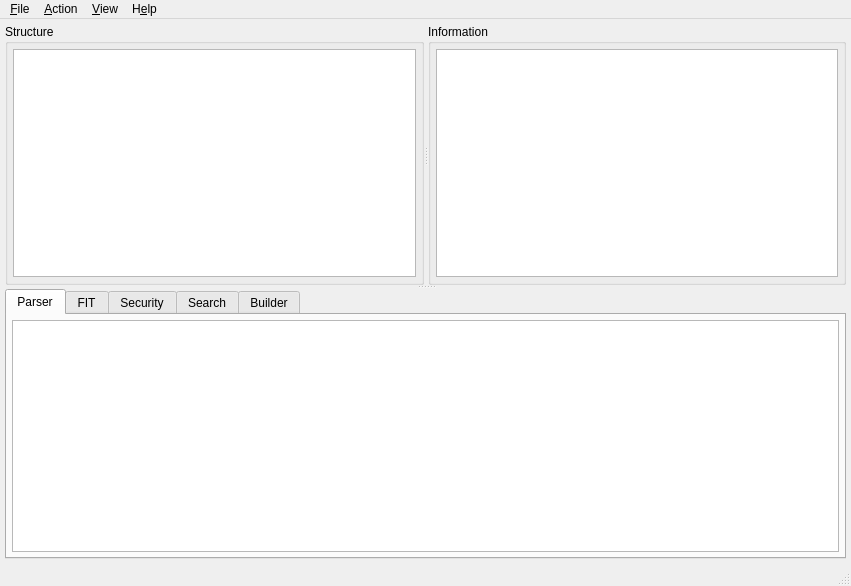
<?xml version="1.0" encoding="UTF-8"?>
<ui version="4.0">
 <class>UEFITool</class>
 <widget class="QMainWindow" name="UEFITool">
  <property name="geometry">
   <rect>
    <x>0</x>
    <y>0</y>
    <width>851</width>
    <height>586</height>
   </rect>
  </property>
  <property name="sizePolicy">
   <sizepolicy hsizetype="Expanding" vsizetype="Expanding">
    <horstretch>0</horstretch>
    <verstretch>0</verstretch>
   </sizepolicy>
  </property>
  <property name="acceptDrops">
   <bool>true</bool>
  </property>
  <property name="windowTitle">
   <string>UEFITool</string>
  </property>
  <widget class="QWidget" name="centralWidget">
   <property name="sizePolicy">
    <sizepolicy hsizetype="Expanding" vsizetype="Expanding">
     <horstretch>0</horstretch>
     <verstretch>0</verstretch>
    </sizepolicy>
   </property>
   <layout class="QHBoxLayout" name="horizontalLayout_1">
    <property name="spacing">
     <number>0</number>
    </property>
    <property name="leftMargin">
     <number>5</number>
    </property>
    <property name="topMargin">
     <number>5</number>
    </property>
    <property name="rightMargin">
     <number>5</number>
    </property>
    <property name="bottomMargin">
     <number>5</number>
    </property>
    <item>
     <widget class="QSplitter" name="messagesSplitter">
      <property name="orientation">
       <enum>Qt::Vertical</enum>
      </property>
      <widget class="QSplitter" name="infoSplitter">
       <property name="orientation">
        <enum>Qt::Horizontal</enum>
       </property>
       <widget class="QGroupBox" name="structureGroupBox">
        <property name="title">
         <string>Structure</string>
        </property>
        <layout class="QHBoxLayout" name="horizontalLayout_2">
         <property name="spacing">
          <number>0</number>
         </property>
         <property name="leftMargin">
          <number>5</number>
         </property>
         <property name="topMargin">
          <number>5</number>
         </property>
         <property name="rightMargin">
          <number>5</number>
         </property>
         <property name="bottomMargin">
          <number>5</number>
         </property>
         <item>
          <widget class="QTreeView" name="structureTreeView">
           <property name="sizePolicy">
            <sizepolicy hsizetype="Expanding" vsizetype="Expanding">
             <horstretch>0</horstretch>
             <verstretch>0</verstretch>
            </sizepolicy>
           </property>
           <property name="indentation">
            <number>10</number>
           </property>
           <property name="headerHidden">
            <bool>false</bool>
           </property>
           <attribute name="headerCascadingSectionResizes">
            <bool>true</bool>
           </attribute>
           <attribute name="headerDefaultSectionSize">
            <number>200</number>
           </attribute>
           <attribute name="headerStretchLastSection">
            <bool>true</bool>
           </attribute>
          </widget>
         </item>
        </layout>
       </widget>
       <widget class="QGroupBox" name="infoGroupBox">
        <property name="title">
         <string>Information</string>
        </property>
        <layout class="QHBoxLayout" name="horizontalLayout_3">
         <property name="spacing">
          <number>0</number>
         </property>
         <property name="leftMargin">
          <number>5</number>
         </property>
         <property name="topMargin">
          <number>5</number>
         </property>
         <property name="rightMargin">
          <number>5</number>
         </property>
         <property name="bottomMargin">
          <number>5</number>
         </property>
         <item>
          <widget class="QPlainTextEdit" name="infoEdit">
           <property name="acceptDrops">
            <bool>false</bool>
           </property>
           <property name="undoRedoEnabled">
            <bool>false</bool>
           </property>
           <property name="readOnly">
            <bool>true</bool>
           </property>
          </widget>
         </item>
        </layout>
       </widget>
      </widget>
      <widget class="QTabWidget" name="messagesTabWidget">
       <property name="enabled">
        <bool>true</bool>
       </property>
       <property name="currentIndex">
        <number>0</number>
       </property>
       <widget class="QWidget" name="parserTab">
        <attribute name="title">
         <string>Parser</string>
        </attribute>
        <layout class="QHBoxLayout" name="horizontalLayout_4">
         <property name="spacing">
          <number>0</number>
         </property>
         <property name="leftMargin">
          <number>5</number>
         </property>
         <property name="topMargin">
          <number>5</number>
         </property>
         <property name="rightMargin">
          <number>5</number>
         </property>
         <property name="bottomMargin">
          <number>5</number>
         </property>
         <item>
          <widget class="QListWidget" name="parserMessagesListWidget">
           <property name="mouseTracking">
            <bool>true</bool>
           </property>
          </widget>
         </item>
        </layout>
       </widget>
       <widget class="QWidget" name="fitTab">
        <attribute name="title">
         <string>FIT</string>
        </attribute>
        <layout class="QHBoxLayout" name="horizontalLayout_5">
         <property name="spacing">
          <number>0</number>
         </property>
         <property name="leftMargin">
          <number>5</number>
         </property>
         <property name="topMargin">
          <number>5</number>
         </property>
         <property name="rightMargin">
          <number>5</number>
         </property>
         <property name="bottomMargin">
          <number>5</number>
         </property>
         <item>
          <widget class="QSplitter" name="splitter">
           <property name="orientation">
            <enum>Qt::Horizontal</enum>
           </property>
           <widget class="QTableWidget" name="fitTableWidget"/>
          </widget>
         </item>
        </layout>
       </widget>
       <widget class="QWidget" name="securityTab">
        <property name="enabled">
         <bool>true</bool>
        </property>
        <attribute name="title">
         <string>Security</string>
        </attribute>
        <layout class="QHBoxLayout" name="horizontalLayout">
         <property name="spacing">
          <number>0</number>
         </property>
         <property name="leftMargin">
          <number>5</number>
         </property>
         <property name="topMargin">
          <number>5</number>
         </property>
         <property name="rightMargin">
          <number>5</number>
         </property>
         <property name="bottomMargin">
          <number>5</number>
         </property>
         <item>
          <widget class="QPlainTextEdit" name="securityEdit">
           <property name="acceptDrops">
            <bool>false</bool>
           </property>
           <property name="undoRedoEnabled">
            <bool>false</bool>
           </property>
           <property name="readOnly">
            <bool>true</bool>
           </property>
          </widget>
         </item>
        </layout>
       </widget>
       <widget class="QWidget" name="finderTab">
        <attribute name="title">
         <string>Search</string>
        </attribute>
        <layout class="QHBoxLayout" name="horizontalLayout_6">
         <property name="spacing">
          <number>0</number>
         </property>
         <property name="leftMargin">
          <number>5</number>
         </property>
         <property name="topMargin">
          <number>5</number>
         </property>
         <property name="rightMargin">
          <number>5</number>
         </property>
         <property name="bottomMargin">
          <number>5</number>
         </property>
         <item>
          <widget class="QListWidget" name="finderMessagesListWidget">
           <property name="mouseTracking">
            <bool>true</bool>
           </property>
          </widget>
         </item>
        </layout>
       </widget>
       <widget class="QWidget" name="builderTab">
        <attribute name="title">
         <string>Builder</string>
        </attribute>
        <layout class="QHBoxLayout" name="horizontalLayout_7">
         <property name="spacing">
          <number>0</number>
         </property>
         <property name="leftMargin">
          <number>5</number>
         </property>
         <property name="topMargin">
          <number>5</number>
         </property>
         <property name="rightMargin">
          <number>5</number>
         </property>
         <property name="bottomMargin">
          <number>5</number>
         </property>
         <item>
          <widget class="QListWidget" name="builderMessagesListWidget">
           <property name="mouseTracking">
            <bool>true</bool>
           </property>
          </widget>
         </item>
        </layout>
       </widget>
      </widget>
     </widget>
    </item>
   </layout>
  </widget>
  <widget class="QStatusBar" name="statusBar"/>
  <widget class="QMenuBar" name="menuBar">
   <property name="geometry">
    <rect>
     <x>0</x>
     <y>0</y>
     <width>851</width>
     <height>31</height>
    </rect>
   </property>
   <widget class="QMenu" name="menuFile">
    <property name="title">
     <string>&amp;File</string>
    </property>
    <addaction name="actionOpenImageFile"/>
    <addaction name="actionOpenImageFileInNewWindow"/>
    <addaction name="actionSaveImageFile"/>
    <addaction name="separator"/>
    <addaction name="actionGenerateReport"/>
    <addaction name="separator"/>
    <addaction name="actionLoadGuidDatabase"/>
    <addaction name="actionLoadDefaultGuidDatabase"/>
    <addaction name="actionUnloadGuidDatabase"/>
    <addaction name="actionExportDiscoveredGuids"/>
    <addaction name="separator"/>
    <addaction name="actionQuit"/>
   </widget>
   <widget class="QMenu" name="menuHelp">
    <property name="title">
     <string>H&amp;elp</string>
    </property>
    <addaction name="actionAbout"/>
    <addaction name="actionAboutQt"/>
   </widget>
   <widget class="QMenu" name="menuAction">
    <property name="title">
     <string>&amp;Action</string>
    </property>
    <widget class="QMenu" name="menuCapsuleActions">
     <property name="enabled">
      <bool>false</bool>
     </property>
     <property name="title">
      <string>&amp;Capsule</string>
     </property>
     <addaction name="actionHexView"/>
     <addaction name="actionBodyHexView"/>
     <addaction name="actionUncompressedHexView"/>
     <addaction name="separator"/>
     <addaction name="actionExtract"/>
     <addaction name="actionExtractBody"/>
    </widget>
    <widget class="QMenu" name="menuImageActions">
     <property name="enabled">
      <bool>false</bool>
     </property>
     <property name="title">
      <string>&amp;Image</string>
     </property>
     <addaction name="actionHexView"/>
     <addaction name="separator"/>
     <addaction name="actionExtract"/>
    </widget>
    <widget class="QMenu" name="menuRegionActions">
     <property name="enabled">
      <bool>false</bool>
     </property>
     <property name="title">
      <string>&amp;Region</string>
     </property>
     <addaction name="actionHexView"/>
     <addaction name="separator"/>
     <addaction name="actionExtract"/>
     <addaction name="separator"/>
     <addaction name="actionRebuild"/>
     <addaction name="separator"/>
     <addaction name="actionReplace"/>
    </widget>
    <widget class="QMenu" name="menuPaddingActions">
     <property name="enabled">
      <bool>false</bool>
     </property>
     <property name="title">
      <string>&amp;Padding</string>
     </property>
     <addaction name="actionHexView"/>
     <addaction name="separator"/>
     <addaction name="actionExtract"/>
     <addaction name="actionReplace" />
    </widget>
    <widget class="QMenu" name="menuVolumeActions">
     <property name="enabled">
      <bool>false</bool>
     </property>
     <property name="title">
      <string>&amp;Volume</string>
     </property>
     <addaction name="actionHexView"/>
     <addaction name="actionBodyHexView"/>
     <addaction name="actionUncompressedHexView"/>
     <addaction name="separator"/>
     <addaction name="actionExtract"/>
     <addaction name="actionExtractBody"/>
     <addaction name="separator"/>
     <addaction name="actionRebuild"/>
     <addaction name="separator"/>
     <addaction name="actionInsertInto"/>
     <addaction name="separator"/>
     <addaction name="actionReplace"/>
     <addaction name="actionReplaceBody"/>
    </widget>
    <widget class="QMenu" name="menuFileActions">
     <property name="enabled">
      <bool>false</bool>
     </property>
     <property name="title">
      <string>&amp;File</string>
     </property>
     <addaction name="actionHexView"/>
     <addaction name="actionBodyHexView"/>
     <addaction name="actionUncompressedHexView"/>
     <addaction name="separator"/>
     <addaction name="actionExtract"/>
     <addaction name="actionExtractBody"/>
     <addaction name="separator"/>
     <addaction name="actionRebuild"/>
     <addaction name="separator"/>
     <addaction name="actionInsertInto"/>
     <addaction name="actionInsertBefore"/>
     <addaction name="actionInsertAfter"/>
     <addaction name="separator"/>
     <addaction name="actionReplace"/>
     <addaction name="actionReplaceBody"/>
     <addaction name="separator"/>
     <addaction name="actionRemove"/>
    </widget>
    <widget class="QMenu" name="menuSectionActions">
     <property name="enabled">
      <bool>false</bool>
     </property>
     <property name="title">
      <string>&amp;Section</string>
     </property>
     <addaction name="actionHexView"/>
     <addaction name="actionBodyHexView"/>
     <addaction name="actionUncompressedHexView"/>
     <addaction name="separator"/>
     <addaction name="actionExtract"/>
     <addaction name="actionExtractBody"/>
     <addaction name="actionExtractBodyUncompressed"/>
     <addaction name="separator"/>
     <addaction name="actionRebuild"/>
     <addaction name="separator"/>
     <addaction name="actionInsertInto"/>
     <addaction name="actionInsertBefore"/>
     <addaction name="actionInsertAfter"/>
     <addaction name="separator"/>
     <addaction name="actionReplace"/>
     <addaction name="actionReplaceBody"/>
     <addaction name="separator"/>
     <addaction name="actionRemove"/>
    </widget>
    <widget class="QMenu" name="menuMessageActions">
     <property name="enabled">
      <bool>false</bool>
     </property>
     <property name="title">
      <string>&amp;Messages</string>
     </property>
     <addaction name="actionMessagesCopy"/>
     <addaction name="actionMessagesCopyAll"/>
     <addaction name="separator"/>
     <addaction name="actionMessagesClear"/>
    </widget>
    <widget class="QMenu" name="menuEntryActions">
     <property name="enabled">
      <bool>false</bool>
     </property>
     <property name="title">
      <string>&amp;Entry</string>
     </property>
     <addaction name="actionHexView"/>
     <addaction name="actionBodyHexView"/>
     <addaction name="actionUncompressedHexView"/>
     <addaction name="separator"/>
     <addaction name="actionGoToData"/>
     <addaction name="separator"/>
     <addaction name="actionExtract"/>
     <addaction name="actionExtractBody"/>
     <addaction name="separator"/>
     <addaction name="actionInsertBefore"/>
     <addaction name="actionInsertAfter"/>
     <addaction name="separator"/>
     <addaction name="actionRebuild"/>
     <addaction name="separator"/>
     <addaction name="actionReplace"/>
     <addaction name="actionReplaceBody"/>
     <addaction name="separator"/>
     <addaction name="actionRemove"/>
    </widget>
    <widget class="QMenu" name="menuStoreActions">
     <property name="enabled">
      <bool>false</bool>
     </property>
     <property name="title">
      <string>S&amp;tore</string>
     </property>
     <addaction name="actionHexView"/>
     <addaction name="actionBodyHexView"/>
     <addaction name="actionUncompressedHexView"/>
     <addaction name="separator"/>
     <addaction name="actionExtract"/>
     <addaction name="actionExtractBody"/>
     <addaction name="separator"/>
     <addaction name="actionInsertInto"/>
     <addaction name="actionInsertBefore"/>
     <addaction name="actionInsertAfter"/>
     <addaction name="separator"/>
     <addaction name="actionRebuild"/>
     <addaction name="separator"/>
     <addaction name="actionReplace"/>
     <addaction name="actionReplaceBody"/>
    </widget>
    <addaction name="actionGoToBase"/>
    <addaction name="actionGoToAddress"/>
    <addaction name="actionSearch"/>
    <addaction name="separator"/>
    <addaction name="menuCapsuleActions"/>
    <addaction name="menuImageActions"/>
    <addaction name="menuRegionActions"/>
    <addaction name="menuPaddingActions"/>
    <addaction name="menuVolumeActions"/>
    <addaction name="menuFileActions"/>
    <addaction name="menuSectionActions"/>
    <addaction name="separator"/>
    <addaction name="menuStoreActions"/>
    <addaction name="menuEntryActions"/>
    <addaction name="separator"/>
    <addaction name="menuMessageActions"/>
   </widget>
   <widget class="QMenu" name="menuView">
    <property name="title">
     <string>&amp;View</string>
    </property>
    <addaction name="actionToggleBootGuardMarking"/>
   </widget>
   <addaction name="menuFile"/>
   <addaction name="menuAction"/>
   <addaction name="menuView"/>
   <addaction name="menuHelp"/>
  </widget>
  <action name="actionInsertAfter">
   <property name="enabled">
    <bool>false</bool>
   </property>
   <property name="text">
    <string>Insert &amp;after...</string>
   </property>
   <property name="toolTip">
    <string>Insert an object from file after selected object</string>
   </property>
   <property name="shortcut">
    <string>Ctrl+Shift+I</string>
   </property>
  </action>
  <action name="actionInsertBefore">
   <property name="enabled">
    <bool>false</bool>
   </property>
   <property name="text">
    <string>Insert b&amp;efore...</string>
   </property>
   <property name="toolTip">
    <string>Insert object from file before selected object</string>
   </property>
   <property name="shortcut">
    <string>Ctrl+Alt+I</string>
   </property>
  </action>
  <action name="actionReplace">
   <property name="enabled">
    <bool>false</bool>
   </property>
   <property name="text">
    <string>Rep&amp;lace as is...</string>
   </property>
   <property name="toolTip">
    <string>Replace selected object as is with an object from file</string>
   </property>
   <property name="shortcut">
    <string>Ctrl+R</string>
   </property>
  </action>
  <action name="actionExtract">
   <property name="enabled">
    <bool>false</bool>
   </property>
   <property name="text">
    <string>E&amp;xtract as is...</string>
   </property>
   <property name="toolTip">
    <string>Extract selected object as is to file</string>
   </property>
   <property name="shortcut">
    <string>Ctrl+E</string>
   </property>
  </action>
  <action name="actionExtractBody">
   <property name="enabled">
    <bool>false</bool>
   </property>
   <property name="text">
    <string>Extract &amp;body...</string>
   </property>
   <property name="toolTip">
    <string>Extract body of selected object to file</string>
   </property>
   <property name="shortcut">
    <string>Ctrl+Shift+E</string>
   </property>
  </action>
  <action name="actionRemove">
   <property name="enabled">
    <bool>false</bool>
   </property>
   <property name="text">
    <string>Re&amp;move</string>
   </property>
   <property name="toolTip">
    <string>Remove selected object</string>
   </property>
   <property name="shortcut">
    <string>Ctrl+Del</string>
   </property>
  </action>
  <action name="actionOpenImageFile">
   <property name="text">
    <string>&amp;Open image file...</string>
   </property>
   <property name="toolTip">
    <string>Open image file</string>
   </property>
   <property name="shortcut">
    <string>Ctrl+O</string>
   </property>
  </action>
  <action name="actionInsertInto">
   <property name="enabled">
    <bool>false</bool>
   </property>
   <property name="text">
    <string>Insert &amp;into...</string>
   </property>
   <property name="toolTip">
    <string>Insert object from file into selected object</string>
   </property>
   <property name="shortcut">
    <string>Ctrl+I</string>
   </property>
  </action>
  <action name="actionSaveImageFile">
   <property name="enabled">
    <bool>false</bool>
   </property>
   <property name="text">
    <string>&amp;Save image file...</string>
   </property>
   <property name="toolTip">
    <string>Save modified image file</string>
   </property>
   <property name="shortcut">
    <string>Ctrl+S</string>
   </property>
  </action>
  <action name="actionRebuild">
   <property name="enabled">
    <bool>false</bool>
   </property>
   <property name="text">
    <string>&amp;Rebuild</string>
   </property>
   <property name="toolTip">
    <string>Rebuild selected object</string>
   </property>
   <property name="shortcut">
    <string>Ctrl+Space</string>
   </property>
  </action>
  <action name="actionAbout">
   <property name="text">
    <string>&amp;About UEFITool</string>
   </property>
   <property name="shortcut">
    <string>F1</string>
   </property>
   <property name="menuRole">
    <enum>QAction::AboutRole</enum>
   </property>
  </action>
  <action name="actionAboutQt">
   <property name="text">
    <string>About &amp;Qt</string>
   </property>
   <property name="shortcut">
    <string>Shift+F1</string>
   </property>
   <property name="menuRole">
    <enum>QAction::AboutQtRole</enum>
   </property>
  </action>
  <action name="actionQuit">
   <property name="text">
    <string>&amp;Quit</string>
   </property>
   <property name="shortcut">
    <string>Alt+X</string>
   </property>
   <property name="menuRole">
    <enum>QAction::QuitRole</enum>
   </property>
  </action>
  <action name="actionSearch">
   <property name="enabled">
    <bool>false</bool>
   </property>
   <property name="text">
    <string>Searc&amp;h...</string>
   </property>
   <property name="shortcut">
    <string>Ctrl+F</string>
   </property>
  </action>
  <action name="actionMessagesClear">
   <property name="enabled">
    <bool>false</bool>
   </property>
   <property name="text">
    <string>Clea&amp;r</string>
   </property>
   <property name="toolTip">
    <string>Clear messages</string>
   </property>
   <property name="shortcut">
    <string>Ctrl+Backspace</string>
   </property>
  </action>
  <action name="actionReplaceBody">
   <property name="enabled">
    <bool>false</bool>
   </property>
   <property name="text">
    <string>Replace b&amp;ody...</string>
   </property>
   <property name="toolTip">
    <string>Replace body of selected object with a data from file</string>
   </property>
   <property name="shortcut">
    <string>Ctrl+Shift+R</string>
   </property>
  </action>
  <action name="actionMessagesCopy">
   <property name="enabled">
    <bool>false</bool>
   </property>
   <property name="text">
    <string>&amp;Copy</string>
   </property>
   <property name="shortcut">
    <string>Ctrl+Shift+C</string>
   </property>
  </action>
  <action name="actionMessagesCopyAll">
   <property name="enabled">
    <bool>false</bool>
   </property>
   <property name="text">
    <string>Copy &amp;all</string>
   </property>
   <property name="shortcut">
    <string>Ctrl+Alt+C</string>
   </property>
  </action>
  <action name="actionOpenImageFileInNewWindow">
   <property name="text">
    <string>O&amp;pen image file in new window...</string>
   </property>
   <property name="shortcut">
    <string>Ctrl+Shift+O</string>
   </property>
  </action>
  <action name="actionExtractBodyUncompressed">
   <property name="enabled">
    <bool>false</bool>
   </property>
   <property name="text">
    <string>Extract body &amp;uncompressed...</string>
   </property>
   <property name="toolTip">
    <string>Uncompress and extract body of selected object to file</string>
   </property>
   <property name="shortcut">
    <string>Ctrl+Alt+E</string>
   </property>
  </action>
  <action name="actionGoToData">
   <property name="enabled">
    <bool>false</bool>
   </property>
   <property name="text">
    <string>Go &amp;to data</string>
   </property>
   <property name="shortcut">
    <string>Ctrl+T</string>
   </property>
  </action>
  <action name="actionHexView">
   <property name="enabled">
    <bool>false</bool>
   </property>
   <property name="text">
    <string>Hex &amp;view...</string>
   </property>
   <property name="shortcut">
    <string>Ctrl+D</string>
   </property>
  </action>
  <action name="actionGoToBase">
   <property name="enabled">
    <bool>false</bool>
   </property>
   <property name="text">
    <string>&amp;Select item at base...</string>
   </property>
   <property name="shortcut">
    <string>Ctrl+G</string>
   </property>
  </action>
  <action name="actionBodyHexView">
   <property name="enabled">
    <bool>false</bool>
   </property>
   <property name="text">
    <string>Body hex vie&amp;w...</string>
   </property>
   <property name="shortcut">
    <string>Ctrl+Shift+D</string>
   </property>
  </action>
  <action name="actionUncompressedHexView">
   <property name="enabled">
    <bool>false</bool>
   </property>
   <property name="text">
    <string>Un&amp;compressed hex view...</string>
   </property>
   <property name="shortcut">
    <string>Ctrl+Alt+D</string>
   </property>
  </action>
  <action name="actionLoadGuidDatabase">
   <property name="text">
    <string>Load &amp;GUID database...</string>
   </property>
   <property name="shortcut">
    <string>Ctrl+Alt+G</string>
   </property>
  </action>
  <action name="actionGoToAddress">
   <property name="enabled">
    <bool>false</bool>
   </property>
   <property name="text">
    <string>Select item at &amp;address...</string>
   </property>
   <property name="shortcut">
    <string>Ctrl+Shift+G</string>
   </property>
  </action>
  <action name="actionToggleBootGuardMarking">
   <property name="checkable">
    <bool>true</bool>
   </property>
   <property name="checked">
    <bool>true</bool>
   </property>
   <property name="text">
    <string>BootGuard &amp;markings</string>
   </property>
   <property name="shortcut">
    <string>Ctrl+Shift+B</string>
   </property>
  </action>
  <action name="actionGenerateReport">
   <property name="enabled">
    <bool>false</bool>
   </property>
   <property name="text">
    <string>Generate &amp;report...</string>
   </property>
   <property name="toolTip">
    <string>Generate report</string>
   </property>
   <property name="shortcut">
    <string>Ctrl+Alt+R</string>
   </property>
  </action>
  <action name="actionUnloadGuidDatabase">
   <property name="text">
    <string>&amp;Unload GUID database</string>
   </property>
   <property name="shortcut">
    <string>Ctrl+Alt+U</string>
   </property>
  </action>
  <action name="actionLoadDefaultGuidDatabase">
   <property name="text">
    <string>Load &amp;default GUID database</string>
   </property>
   <property name="shortcut">
    <string>Ctrl+Alt+D</string>
   </property>
  </action>
  <action name="actionExportDiscoveredGuids">
   <property name="enabled">
    <bool>false</bool>
   </property>
   <property name="text">
    <string>&amp;Export discovered GUIDs...</string>
   </property>
   <property name="shortcut">
    <string>Ctrl+Alt+E</string>
   </property>
  </action>
 </widget>
 <layoutdefault spacing="6" margin="11"/>
 <resources/>
 <connections/>
</ui>
